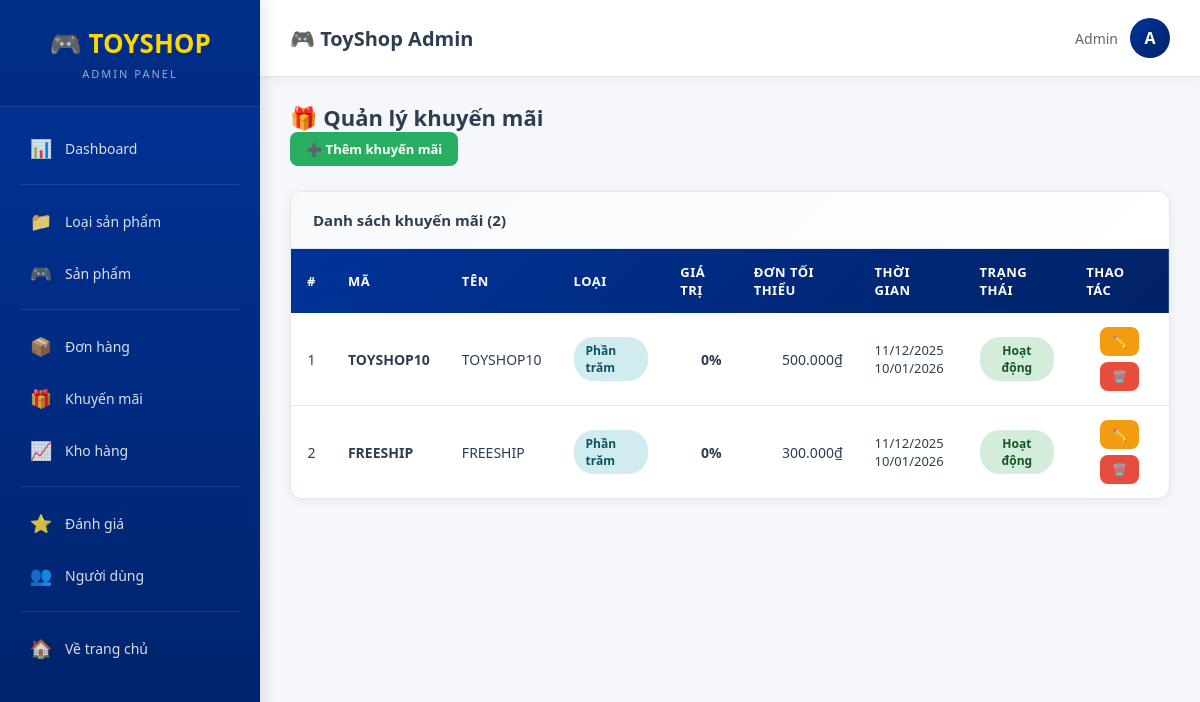
/Admin/promotionList (signed in), run on the app's committed database.
### tables this page shows
CREATE TABLE `promotions` (
  `id` int(11) NOT NULL,
  `code` varchar(50) NOT NULL,
  `discount_type` enum('percent','fixed') DEFAULT 'percent',
  `discount_value` decimal(15,2) NOT NULL,
  `min_order_amount` decimal(15,2) DEFAULT 0.00,
  `max_discount` decimal(15,2) DEFAULT NULL,
  `usage_limit` int(11) DEFAULT NULL,
  `used_count` int(11) DEFAULT 0,
  `start_date` date DEFAULT NULL,
  `end_date` date DEFAULT NULL,
  `is_active` tinyint(1) DEFAULT 1,
  `created_at` datetime DEFAULT current_timestamp()
);

### app/Controller.php (called while the page is built, shortened)
<?php
class Controller {
    public function model($model){
        return new $model;
    }
    public function view($view, $data = []){
        extract($data);
        require "./views/" . $view . ".php";
    }
}

### controllers/Admin.php (called while the page is built, shortened)
<?php
class Admin extends Controller{
    public function promotionList() {
        $promotionModel = $this->model('PromotionModel');
        $promotions = $promotionModel->select("SELECT * FROM promotions ORDER BY created_at DESC");
        $this->view('adminPage', ['page' => 'PromotionList', 'promotions' => $promotions]);
    }
}

### app/App.php (called while the page is built, shortened)
<?php
class App{
    protected $action="Show";
 public function __construct(){
        $arr=array();
        if(isset($_GET["url"])){
            $arr=$this->urlprocess();
        }
        if(isset($arr[0])&& file_exists("./controllers/".$arr[0].".php")){
            unset($arr[0]);
        }
        $this->controller= new $this->controller;
        if(isset($arr[1]) && method_exists($this->controller,$arr[1])){
            $this->action=$arr[1];
        }
        unset($arr[1]);
        $this->param =$arr?array_values($arr):array();
        call_user_func_array(array($this->controller,$this->action),$this->param);
    }
   public function urlprocess(){
        if(isset($_GET["url"])){
           return explode('/', filter_var(trim($_GET["url"],'/')));
        }
        return array();
    }
}

### index.php (called while the page is built, shortened)
<?php
require_once "app/DB.php";
require_once "app/Controller.php";
require_once "app/App.php";
$App = new App();
?>

### app/DB.php (called while the page is built, shortened)
<?php
class DB
{
    private $host = 'localhost';
    private $user = 'root';
    private $pass = '';
    private $dbname = 'websitedochoi';
    public function __construct()
    {
        $this->db = $this->Connect();
    }
    public function Connect()
    {
        try {
            $dsn = 'mysql:host=' . $this->host . ';port=3306;dbname=' . $this->dbname . ';charset=utf8mb4';
            $pdo = new PDO($dsn, $this->user, $this->pass);
            $pdo->setAttribute(PDO::ATTR_DEFAULT_FETCH_MODE, PDO::FETCH_ASSOC);
            $pdo->setAttribute(PDO::ATTR_ERRMODE, PDO::ERRMODE_EXCEPTION);
            return $pdo;
        } catch (PDOException $e) {
            error_log("Database connection error: " . $e->getMessage());
            die("Không thể kết nối database. Vui lòng kiểm tra cấu hình.");
        }
    }
}

### models/BaseModel.php (called while the page is built, shortened)
<?php
class BaseModel extends DB {
    public function __construct()
    {
        if ($this->db instanceof PDO) {
            $this->db->setAttribute(PDO::ATTR_ERRMODE, PDO::ERRMODE_EXCEPTION);
        } else {
            error_log("❌ BaseModel: \$this->db KHÔNG PHẢI PDO - LỖI KẾT NỐI");
        }
    }
    public function select($sql, $params = []) {
        try {
            $stmt = $this->db->prepare($sql);
            $stmt->execute($params);
            return $stmt->fetchAll(PDO::FETCH_ASSOC);
        } catch (PDOException $e) {
            error_log("Lỗi BaseModel::select(): " . $e->getMessage());
            return [];
        }
    }
}

### views/Back_end/PromotionList.php (the view, shortened to what this page needs)
<?php
$promotions = $data['promotions'] ?? [];
?>
<div class="page-header">
    <h2 class="page-title">🎁 Quản lý khuyến mãi</h2>
    <a href="<?= APP_URL ?>/Admin/promotionCreate" class="btn btn-success">➕ Thêm khuyến mãi</a>
</div>
<div class="card">
    <div class="card-header">Danh sách khuyến mãi (<?= count($promotions) ?>)</div>
    <div class="table-responsive">
        <table class="table">
            <thead>
                <tr>
                    <th class="text-center">#</th>
                    <th>Mã</th>
                    <th>Tên</th>
                    <th>Loại</th>
                    <th class="text-right">Giá trị</th>
                    <th class="text-right">Đơn tối thiểu</th>
                    <th>Thời gian</th>
                    <th class="text-center">Trạng thái</th>
                    <th class="text-center">Thao tác</th>
                </tr>
            </thead>
            <tbody>
                <?php if (!empty($promotions)): $i = 1; ?>
                    <?php foreach ($promotions as $promo):
                        $type = $promo['type'] ?? 'percent';
                        $value = $promo['value'] ?? 0;
                        $status = $promo['status'] ?? 'active';
                    ?>
                    <tr>
                        <td class="text-center"><?= $i++ ?></td>
                        <td><strong><?= htmlspecialchars($promo['code'] ?? '') ?></strong></td>
                        <td><?= htmlspecialchars($promo['name'] ?? $promo['code'] ?? '') ?></td>
                        <td>
                            <?php if ($type == 'percent'): ?>
                                <span class="badge badge-info">Phần trăm</span>
                            <?php else: ?>
                                <span class="badge badge-primary">Cố định</span>
                            <?php endif; ?>
                        </td>
                        <td class="text-right">
                            <?php if ($type == 'percent'): ?>
                                <strong><?= htmlspecialchars($value) ?>%</strong>
                            <?php else: ?>
                                <strong><?= number_format($value, 0, ',', '.') ?>₫</strong>
                            <?php endif; ?>
                        </td>
                        <td class="text-right"><?= number_format($promo['min_order_amount'] ?? 0, 0, ',', '.') ?>₫</td>
                        <td style="font-size:13px;">
                            <?= !empty($promo['start_date']) ? date('d/m/Y', strtotime($promo['start_date'])) : 'N/A' ?>
                            <br>
                            <?= !empty($promo['end_date']) ? date('d/m/Y', strtotime($promo['end_date'])) : 'N/A' ?>
                        </td>
                        <td class="text-center">
                            <?php if ($status == 'active'): ?>
                                <span class="badge badge-success">Hoạt động</span>
                            <?php else: ?>
                                <span class="badge badge-danger">Tắt</span>
                            <?php endif; ?>
                        </td>
                        <td class="text-center">
                            <div class="action-btns">
                                <a href="<?= APP_URL ?>/Admin/promotionEdit/<?= $promo['id'] ?>" class="btn btn-warning btn-sm">✏️</a>
                                <a href="<?= APP_URL ?>/Admin/promotionDelete/<?= $promo['id'] ?>"
                                   onclick="return confirm('Xóa khuyến mãi này?')"
                                   class="btn btn-danger btn-sm">🗑️</a>
                            </div>
                        </td>
                    </tr>
                    <?php endforeach; ?>
                <?php endif; ?>
            </tbody>
        </table>
    </div>
</div>

### views/adminPage.php (style rules this page uses)
:root { --primary-blue: #003399; --dark-blue: #002266; --primary-red: #e31837; --yellow: #ffd700; --white: #ffffff; --light-gray: #f5f7fa; --text-dark: #2c3e50; --border-color: #e1e8ed; --success: #27ae60; --warning: #f39c12; --danger: #e74c3c; --info: #3498db; }
* { margin: 0; padding: 0; box-sizing: border-box; }
body { font-family: 'Segoe UI', Arial, sans-serif; background: var(--light-gray); min-height: 100vh; }
.page-header { margin-bottom: 25px; }
.page-title { font-size: 22px; font-weight: 700; color: var(--text-dark); display: flex; align-items: center; gap: 10px; }
.card { background: var(--white); border-radius: 12px; box-shadow: 0 2px 12px rgba(0,0,0,0.06); border: 1px solid var(--border-color); overflow: hidden; }
.card-header { padding: 18px 22px; background: linear-gradient(135deg, #f8f9fa, #fff); border-bottom: 1px solid var(--border-color); font-weight: 600; color: var(--text-dark); font-size: 15px; }
.table-responsive { overflow-x: auto; }
.table { width: 100%; border-collapse: collapse; }
.table thead { background: linear-gradient(135deg, var(--primary-blue), var(--dark-blue)); }
.table th { padding: 14px 16px; text-align: left; font-weight: 600; color: var(--white); font-size: 13px; text-transform: uppercase; letter-spacing: 0.5px; }
.table td { padding: 14px 16px; border-bottom: 1px solid var(--border-color); font-size: 14px; color: var(--text-dark); vertical-align: middle; }
.table tbody tr:last-child td { border-bottom: none; }
.text-center { text-align: center; }
.text-right { text-align: right; }
.badge { display: inline-block; padding: 5px 12px; border-radius: 20px; font-size: 12px; font-weight: 600; }
.badge-success { background: #d4edda; color: #155724; }
.badge-info { background: #d1ecf1; color: #0c5460; }
.btn { padding: 8px 16px; border: none; border-radius: 8px; cursor: pointer; font-size: 13px; font-weight: 600; text-decoration: none; display: inline-flex; align-items: center; justify-content: center; gap: 6px; transition: all 0.3s; }
.btn-sm { padding: 6px 12px; font-size: 12px; }
.btn-danger { background: var(--danger); color: var(--white); }
.btn-success { background: var(--success); color: var(--white); }
.btn-warning { background: var(--warning); color: var(--white); }
.action-btns { display: flex; gap: 6px; justify-content: center; flex-wrap: wrap; }

### data on the page
promotions: code "TOYSHOP10", value "0", min_order_amount "500.000", start_date "11/12/2025", end_date "10/01/2026"
promotions: code "FREESHIP", value "0", min_order_amount "300.000", start_date "11/12/2025", end_date "10/01/2026"

### other printed values
count($promotions) "2"
